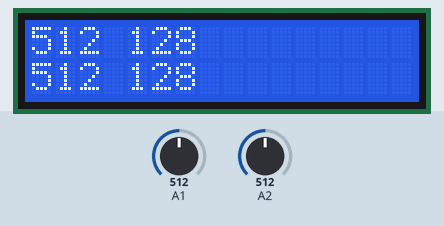
This sketch was run on a simulated Arduino Uno, built with avr-gcc and run on an emulated ATmega328P. Shown: 16×2 character LCD. Inputs (shaded band) come from the test bench; at power-on: A1 = 512, A2 = 512.

Above: at 1.2 s.
1.3 s: A1 set to 495
At 2.0 s:
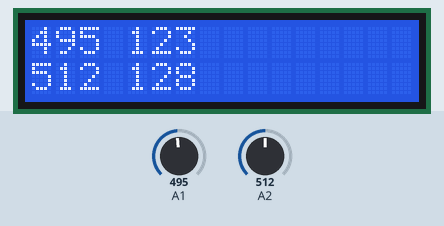
2.8 s: A2 set to 495
At 3.1 s:
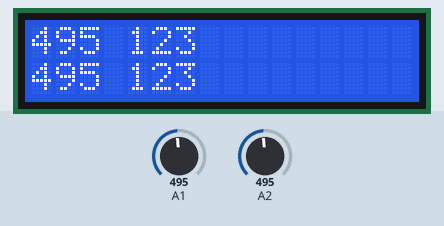
4.3 s: A1 set to 511
At 5.5 s:
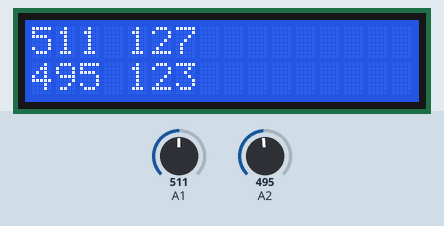
5.8 s: A2 set to 511
At 6.7 s:
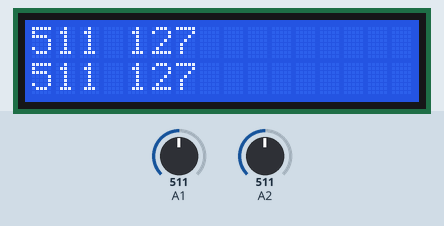
7.3 s: A1 set to 535
At 7.9 s:
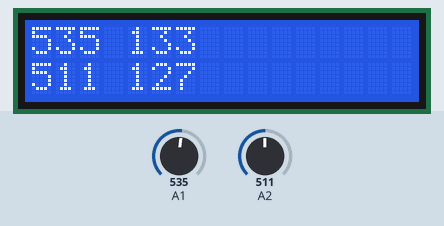
8.8 s: A2 set to 535
At 10.1 s:
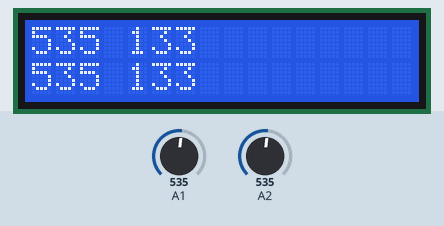
Timing chart, 0 to 11.3 s (numbered marks = the images above; inputs shaded):
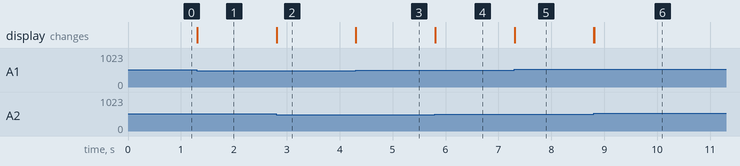

The sketch:

bt_master_joystick.ino
```cpp
// Date: 08-mar-2017
// Author: Isidoro Gayo
// Project: Wireless robot control
// Filename: bt_master_joystick.ino

// -------------------------------------------------------------
// Description: Enhanced bluetooth controlled robot
// HC-06 is the slave module mounted on zumo bot
// HC-05 is a master module wired on the UNO/NANO. A joystick
// is also wired on this arduino.
//
// Both BT modules must be configured before load the skechtes
// This is the master sketch to be loaded on arduino board.
// -------------------------------------------------------------

// Published under the terms of GNU/GPL v3.0

//Include the LCD Library and emulated serial port.
#include <LiquidCrystal.h>
#include <SoftwareSerial.h>

//Declare the LCD object and define pins.
// Itead LCD keyshield
LiquidCrystal lcd(8,9,4,5,6,7);
SoftwareSerial BTSerial(A4,A5); // RX | TX

const int BAUDRATE=9600;

void setup() {

  // HC-05 master default baud rate is 9600
  BTSerial.begin(BAUDRATE);
  //Start the LCD object.
  lcd.begin(16,2);
  //Start with a clear LCD screen.
  lcd.clear();

}

void loop() {

  int sentval01=analogRead(1)/4;
  int sentval02=analogRead(2)/4;

  // ---- For debugging pourposes only ----
  lcd.setCursor(0,0);
  lcd.print(analogRead(1));
  lcd.print(" ");
  lcd.print(sentval01);
  lcd.print("    ");

  lcd.setCursor(0,1);
  lcd.print(analogRead(2));
  lcd.print(" ");
  lcd.print(sentval02);
  lcd.print("    ");
  // --------------------------------------

  // Turns will have preference over forward/barckward movements,
  // so we can perform just one kind of movement at once
  if (analogRead(1)<505 || analogRead(1)>525){
    BTSerial.write('x');
    BTSerial.write(sentval01);
  }
  else{
    BTSerial.write('y');
    BTSerial.write(sentval02);
  }
}
```

Measured:
- after the input at 1.3 s, the display: changes at once (image 1)
- after the input at 2.8 s, the display: changes at once (image 2)
- after the input at 4.3 s, the display: changes at once (image 3)
- after the input at 5.8 s, the display: first changes at once (image 4 shows a later state)
- after the input at 7.3 s, the display: changes at once (image 5)
- after the input at 8.8 s, the display: first changes at once (image 6 shows a later state)
